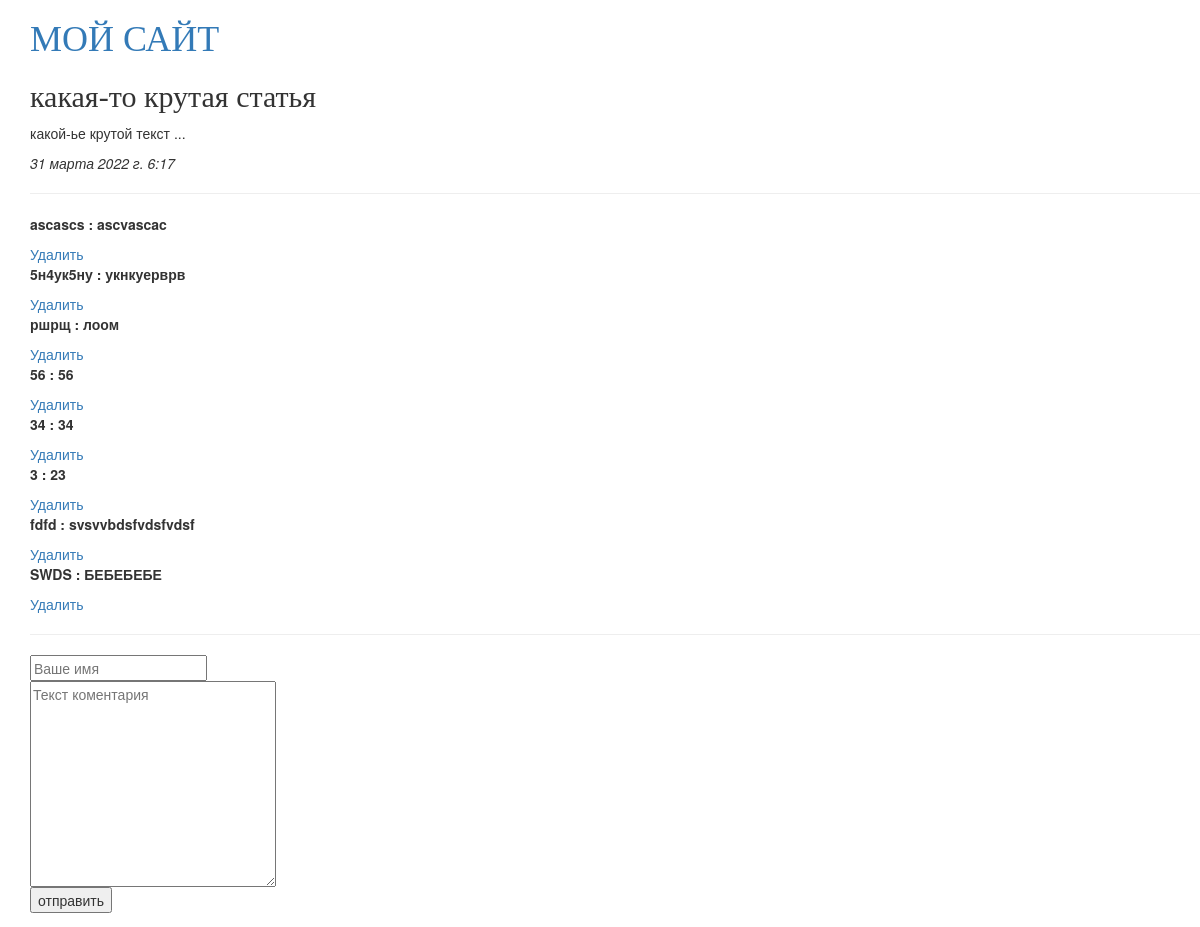
Before: /1/ with the older database file.
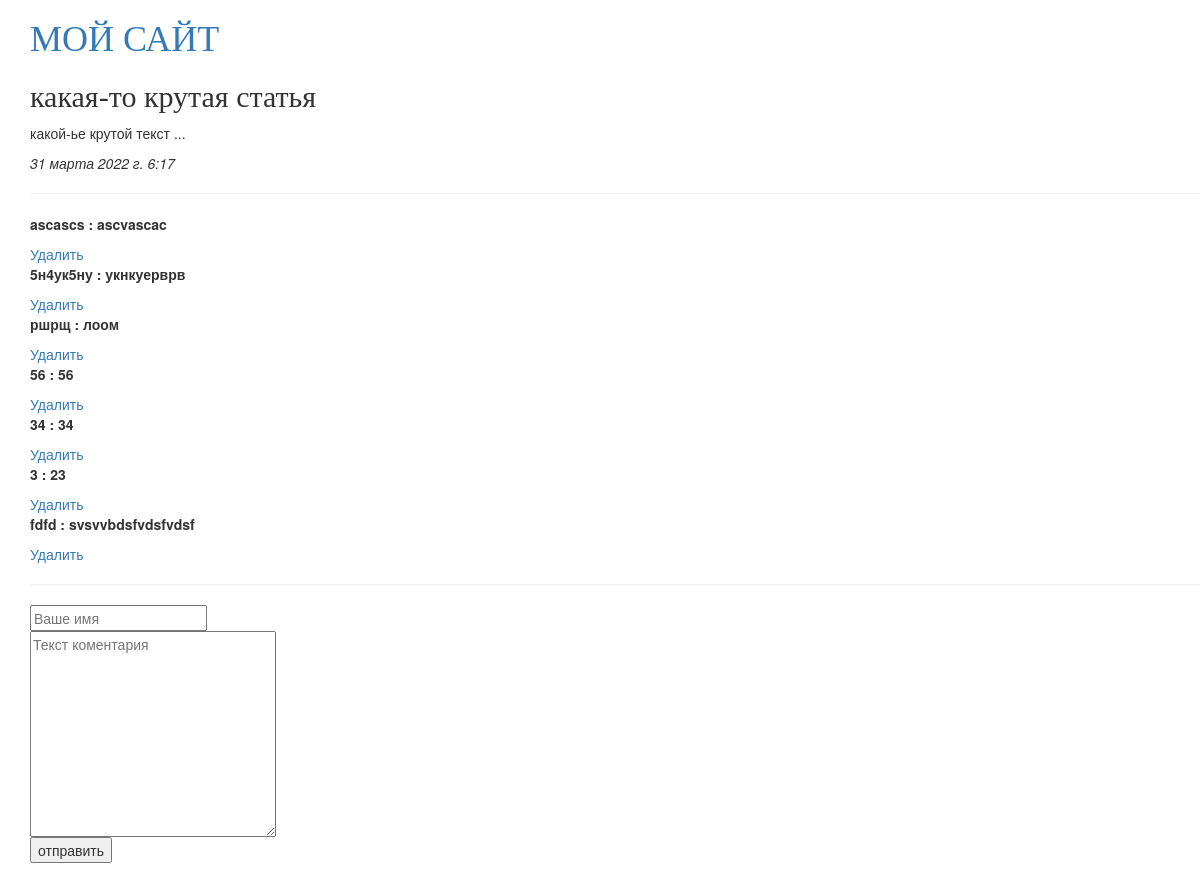
After: the same page with the newer database file.
### myfirst/apps/articles/models.py (models this page shows, shortened)
class Comment(models.Model):
    article = models.ForeignKey(Article, on_delete = models.CASCADE)
    author_name = models.CharField('имя автора', max_length = 50)
    comment_text = models.TextField('текст коментария', max_length = 200)

### myfirst/apps/articles/views.py (the view)
# urls.py: path('<int:article_id>/', views.detail, name = 'detail'),
def detail(request, article_id):
    try:
        a = Article.objects.get( id = article_id )
    except:
        raise Http404("Статья не найдена")
    latest_comment_list = a.comment_set.order_by('-id')[:10]
    return render(request, 'articles/detail.html', {'article': a, 'latest_comment_list': latest_comment_list})

### myfirst/apps/articles/models.py (called while the page is built)
    def was_published_recenyly(self):
        return self.pub_date >= (timezone.now() - datetime.timedelta(days = 7))

### myfirst/templates/articles/detail.html (shortened to what this page needs)
{% extends 'base.html' %}
{% block content %}
<h2>{{article.article_title}}</h2>
<p>{{article.article_text}}</p>
<em>{{article.pub_date}}</em>
<hr>
{% if latest_comment_list %}
    {% for c in latest_comment_list %}
        <p>
          <strong>{{c.author_name }} :</strong>
          <strong>{{c.comment_text}}</strong>
        </p>
        <a href="{{ c.id }}" method="POST" onclick="return confirm('Вы уверены, что хотите удалить этот комментарий?')">Удалить</a>
    {% endfor %}
{% else %}
Коментарии не найдены! Станьте первым ;)
{% endif %}
<hr>
<form action="{% url 'articles:leave_comment' article.id %}" method="POST">
    <input type="text" required placeholder="Ваше имя" name="name" id="name"><br>
    <textarea name="text" required="" placeholder="Текст коментария" rows="10" cols="30" id="text"></textarea><br>
    <input type="submit" value="отправить">
</form>
{% endblock %}

Changed rows visible on the page:
removed Comment: author_name "SWDS", comment_text "БЕБЕБЕБЕ"
